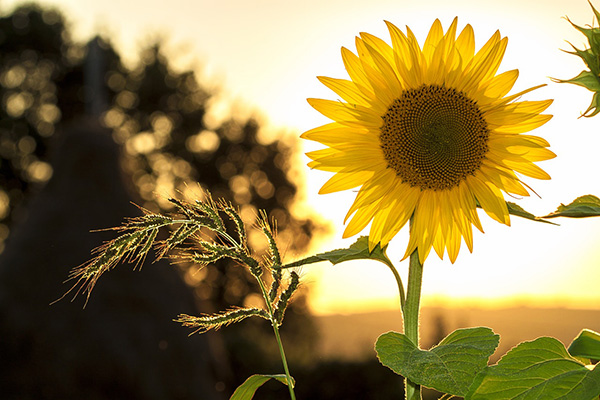
#> input picture M1/S2/Vision Par ORD/TP/TP3/test1.jpg, 600 x 400 px
$ python TP3.py
#> lines starting #> are read from the running program, lines starting #| are printed output that depends on the picture
import cv2
import matplotlib.pyplot as plti
import numpy as np
from matplotlib import pyplot as plt

image = cv2.imread('test1.jpg')
#> image is the input picture: shape (400, 600, 3); mean B, G, R 78.6, 128.9, 146.8
# informations
print( 'classe :', type(image) )
#| classe : <class 'numpy.ndarray'>
print( 'type :', image.dtype   )
#| type : uint8
print( 'taille :', image.shape )
#| taille : (400, 600, 3)

plt.imshow(image)
plt.show()

b, g, r = cv2.split(image)
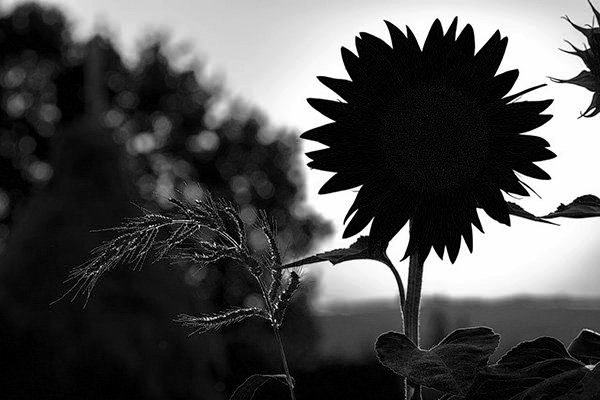
#> b: shape (400, 600); min 0, max 255, mean 78.6
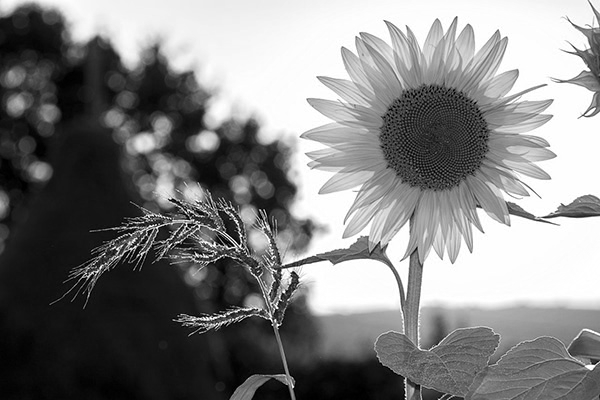
#> g: shape (400, 600); min 0, max 255, mean 128.9
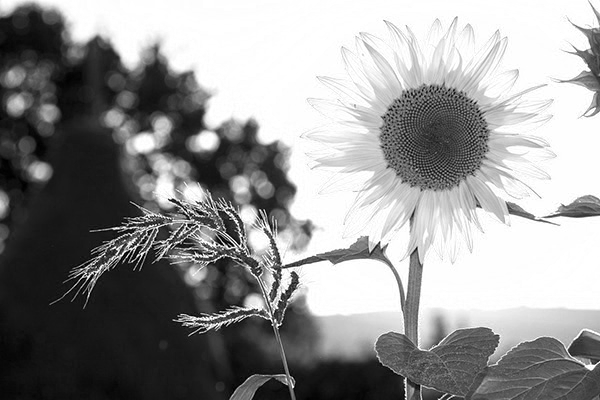
#> r: shape (400, 600); min 0, max 255, mean 146.8
cv2.imshow('img1',b)
cv2.imshow('img2',g)
cv2.imshow('img3',r)
image = cv2.merge([r, g, b])
plt.imshow(image)
plt.show()

cv2.imwrite('visages.png', image)

hist_image = cv2.calcHist([image],[1],None,[256],[0,256])
#> hist_image = 256 values, max 17064 at index 254, min 222 at index 230, mean 937.5
plt.plot(hist_image)
plt.xlim([0,256]) #facultatif
plt.show()
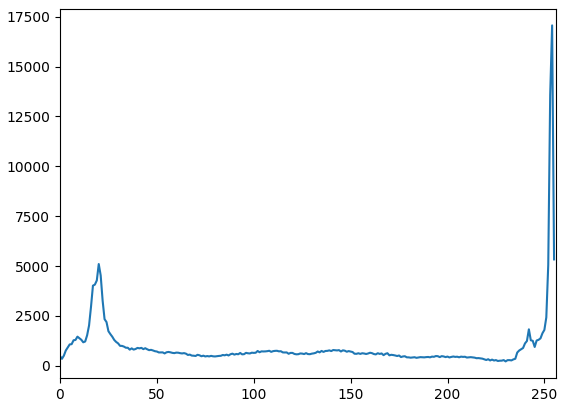
#> figure drawn by matplotlib, 1 panel; curve peaks at x = 254, y = 17064

plt.plot(hist_image,color='r')
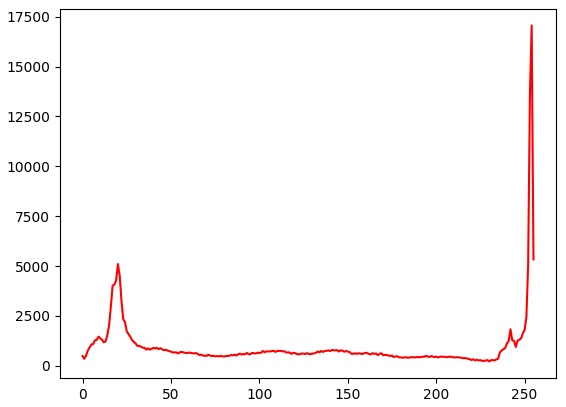
#> figure drawn by matplotlib, 1 panel; curve peaks at x = 254, y = 17064

$ run again, with M1/S2/Vision Par ORD/TP/TP3/222.jfif saved as M1/S2/Vision Par ORD/TP/TP3/test1.jpg
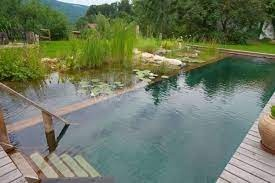
#> input picture M1/S2/Vision Par ORD/TP/TP3/222.jfif, 275 x 183 px
#> image is the input picture: shape (183, 275, 3); mean B, G, R 98.3, 121.3, 110.3
#| classe : <class 'numpy.ndarray'>
#| type : uint8
#| taille : (183, 275, 3)
#> `b, g, r = cv2.split(image)`:
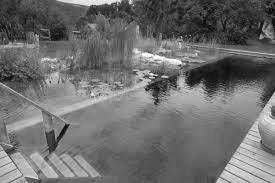
#> r: shape (183, 275); min 0, max 255, mean 110.3
#> hist_image = 256 values, max 932 at index 126, min 0 at index 0, mean 196.6
#> `plt.plot(hist_image,color='r')`:
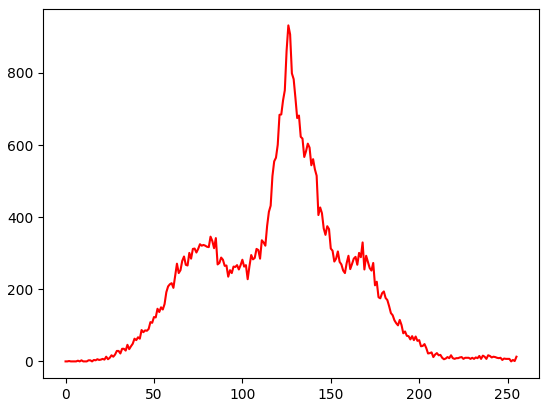
#> figure drawn by matplotlib, 1 panel; curve peaks at x = 126, y = 932
